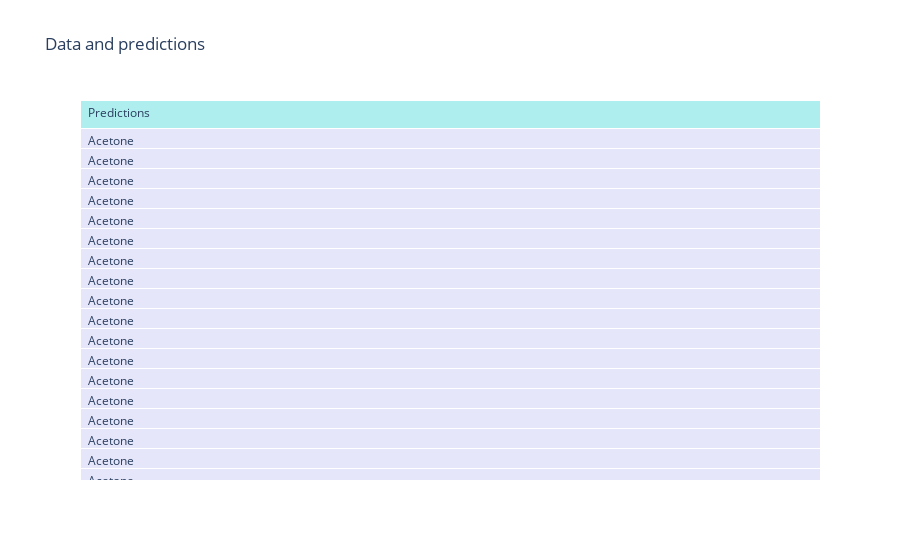
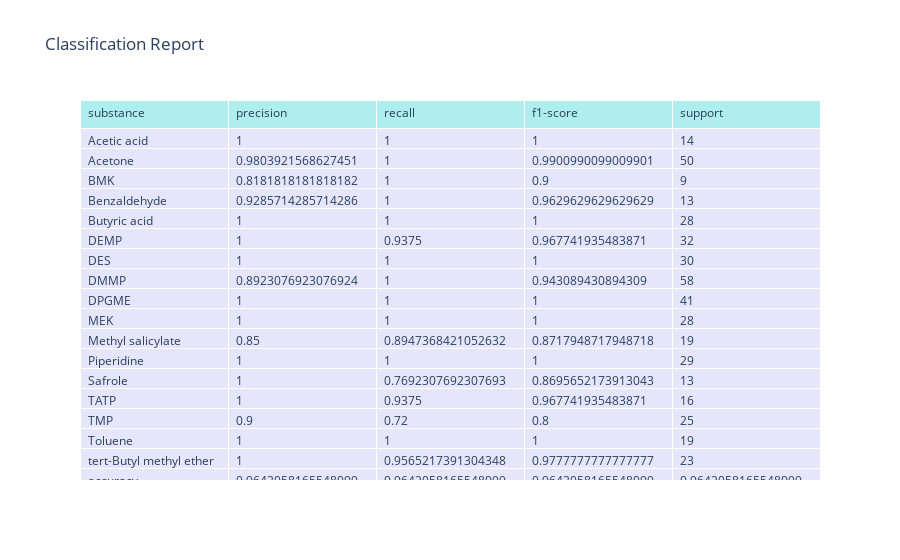
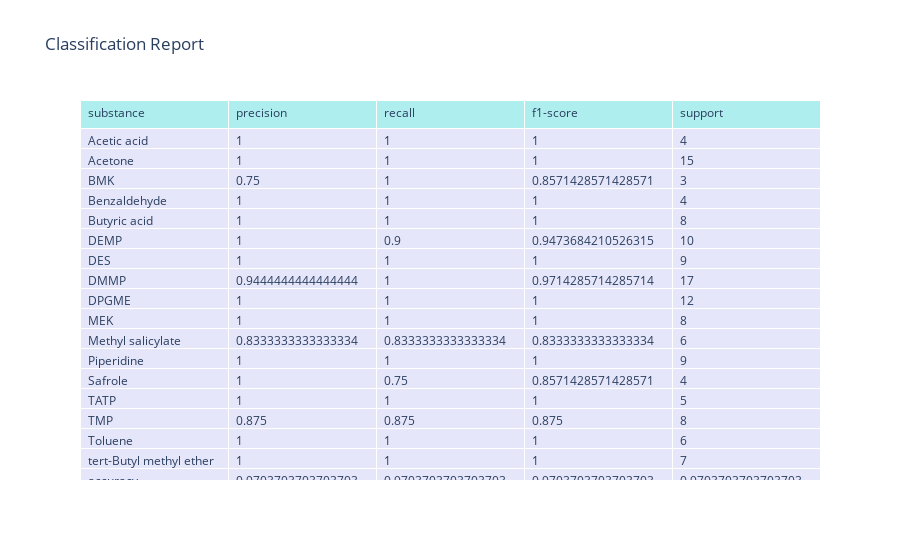

Notebook code cell kept with these figures, in order:
### Markdown cell above
## Second step: KNN

- the `KNN` class provides k-Nearest Neighbors Analysis tools
- the `KNNSettings` helper class holds the settings for the `KNN` class

### Code cell
from chemfusekit.knn import KNNSettings, KNN, GraphMode

# Initialize the settings for Principal Component Analysis
knn_settings = KNNSettings(
    n_neighbors=10, # Number of components
    metric='euclidean',
    weights='uniform',
    algorithm='auto',
    output=GraphMode.GRAPHIC,   # graphs will be printed as pictures
    test_split=True # Split testing will be carried out
)

# Initialize and run the PCA class
knn = KNN(settings=knn_settings, data=lldf.fused_data)
knn.knn()

### Figure 1 — Plotly figure (JSON) as saved in the notebook; plotly's stock layout.template omitted (floating-point values rounded to 4 significant figures; data arrays with more than 128 entries replaced by an {"elided": "..."} marker saying what was removed)
{"data": [{"cells": {"align": "left", "fill": {"color": "lavender"}, "values": {"elided": "1x447 str values"}}, "header": {"align": "left", "fill": {"color": "paleturquoise"}, "values": ["Predictions"]}, "type": "table"}], "layout": {"title": {"text": "Data and predictions"}}}

### Figure 2 — Plotly figure (JSON) as saved in the notebook; plotly's stock layout.template omitted (floating-point values rounded to 4 significant figures)
{"data": [{"cells": {"align": "left", "fill": {"color": "lavender"}, "values": [["Acetic acid", "Acetone", "BMK", "Benzaldehyde ", "Butyric acid", "DEMP", "DES", "DMMP", "DPGME", "MEK", "Methyl salicylate", "Piperidine", "Safrole", "TATP", "TMP", "Toluene", "tert-Butyl methyl ether", "accuracy", "macro avg", "weighted avg"], [1, 0.9804, 0.8182, 0.9286, 1, 1, 1, 0.8923, 1, 1, 0.85, 1, 1, 1, 0.9, 1, 1, 0.9642, 0.9629, 0.9661], [1, 1, 1, 1, 1, 0.9375, 1, 1, 1, 1, 0.8947, 1, 0.7692, 0.9375, 0.72, 1, 0.9565, 0.9642, 0.9539, 0.9642], [1, 0.9901, 0.9, 0.963, 1, 0.9677, 1, 0.9431, 1, 1, 0.8718, 1, 0.8696, 0.9677, 0.8, 1, 0.9778, 0.9642, 0.9559, 0.9634], [14, 50, 9, 13, 28, 32, 30, 58, 41, 28, 19, 29, 13, 16, 25, 19, 23, 0.9642, 447, 447]]}, "header": {"align": "left", "fill": {"color": "paleturquoise"}, "values": ["substance", "precision", "recall", "f1-score", "support"]}, "type": "table"}], "layout": {"title": {"text": "Classification Report"}}}

### Figure 3 — Plotly figure (JSON) as saved in the notebook; plotly's stock layout.template omitted (floating-point values rounded to 4 significant figures)
{"data": [{"cells": {"align": "left", "fill": {"color": "lavender"}, "values": [["Acetic acid", "Acetone", "BMK", "Benzaldehyde ", "Butyric acid", "DEMP", "DES", "DMMP", "DPGME", "MEK", "Methyl salicylate", "Piperidine", "Safrole", "TATP", "TMP", "Toluene", "tert-Butyl methyl ether", "accuracy", "macro avg", "weighted avg"], [1, 1, 0.75, 1, 1, 1, 1, 0.9444, 1, 1, 0.8333, 1, 1, 1, 0.875, 1, 1, 0.9704, 0.9649, 0.9726], [1, 1, 1, 1, 1, 0.9, 1, 1, 1, 1, 0.8333, 1, 0.75, 1, 0.875, 1, 1, 0.9704, 0.9623, 0.9704], [1, 1, 0.8571, 1, 1, 0.9474, 1, 0.9714, 1, 1, 0.8333, 1, 0.8571, 1, 0.875, 1, 1, 0.9704, 0.9613, 0.9703], [4, 15, 3, 4, 8, 10, 9, 17, 12, 8, 6, 9, 4, 5, 8, 6, 7, 0.9704, 135, 135]]}, "header": {"align": "left", "fill": {"color": "paleturquoise"}, "values": ["substance", "precision", "recall", "f1-score", "support"]}, "type": "table"}], "layout": {"title": {"text": "Classification Report"}}}
